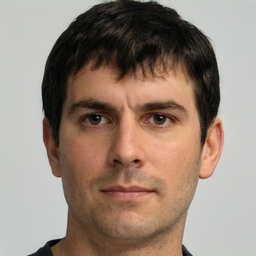
#> input picture BTVN2/Face.jpg, 256 x 256 px, shrunk from 736 x 736 before the run
$ python FAST.py
#> lines starting #> are read from the running program, lines starting #| are printed output that depends on the picture; after the words box and inside, x2 and y2 are one past the last pixel; in counts of white or black regions, pixels touching at a corner belong together
import cv2 as cv
import numpy as np
import harris as hr

FAST_16_OFFSETS = np.array([
    [-3,  0],  # Point 1  (vị trí 12h)
    [-3,  1],  # Point 2
    [-2,  2],  # Point 3
    [-1,  3],  # Point 4
    [ 0,  3],  # Point 5  (vị trí 3h)
    [ 1,  3],  # Point 6
    [ 2,  2],  # Point 7
    [ 3,  1],  # Point 8
    [ 3,  0],  # Point 9  (vị trí 6h)
    [ 3, -1],  # Point 10
    [ 2, -2],  # Point 11
    [ 1, -3],  # Point 12
    [ 0, -3],  # Point 13 (vị trí 9h)
    [-1, -3],  # Point 14
    [-2, -2],  # Point 15
    [-3, -1]   # Point 16
])

def get_fast_16_pixels(p):
    """
    p chua dia chi (y, x)
    Trả về mảng (16, 2) chứa tọa độ (y, x)
    """
    return np.array(p) + FAST_16_OFFSETS

def HighSpeed_test(img, around, l_max, l_min, minC):
    # Phep kiem tra toc do cao
    ps = around[0:16:4]
    count = 0
    for i in range(len(ps)): # N = 4
        if (img[ps[i][0], ps[i][1]] > l_max or img[ps[i][0], ps[i][1]] < l_min):
            count += 1

    if (count >= 3):
        return True

    return False

def isGoc(img, p, t, minC):
    # p = np.array([y, x])
    around = get_fast_16_pixels(p)
    count = 0

    center_val = int(img[p[0], p[1]])
    l_max = center_val + t
    l_min = center_val - t

    if not (HighSpeed_test(img, around, l_max, l_min, minC)):
        # Kết quả của HighSpeed nếu không đáp ứng đủ atleast 3 điểm
        # thì sẽ trả ra kết quả là Fasle
        # not False = True -> Loại
        return False

    for i in range(len(around)):
        if (img[around[i][0], around[i][1]] > l_max or img[around[i][0], around[i][1]] < l_min):
            count += 1
        elif (count < minC):
            count = 0 # Điều kiện của góc là phải đáp ứng được tính liên tục

    if (count >= minC):
        return True
    else:
        return False

def FAST(img : np.uint8, minC = 12, thresh = 40, NMS = True):
    # Use to detect feature
    H, W =  img.shape
    corner_list = []
    for y in range(3, H - 3):
        for x in range(3, W - 3):
            point = np.array([y, x])

            if (isGoc(img, point, thresh, minC)):
                corner_list.append(point)

    if NMS:
        # Giữ cực đại cục bộ trong cửa sổ 3x3
        pass

    return np.array(corner_list) # Mảng dạng [[y, x]]

def draw_keypoints(image, keypoints, radius=4, color=(0, 0, 255), thickness=-1, coords_format='yx'):
    out = image.copy() if image.ndim == 3 else cv.cvtColor(image, cv.COLOR_GRAY2BGR)
    for y, x in keypoints:
        cv.circle(out, (int(x), int(y)), radius, color, thickness)
    return out

# Harris Score
def Sp(M_p, k):
    # This is a scored function
    return np.linalg.det(M_p) - k * np.trace(M_p)**2

def NMS(img, p, t):
    # p: Pixel center
    # t: Threshold
    # NMS is the shorted of Non Maximal Suppression
    # NMS is the solution of multiple interest points adjacent to one another


    pass

def oFAST():
    #  Vì FAST không có hướng nên tại đây dùng để tính momemt bậc (p, q) trong patch bán kính r

    pass

if __name__ == "__main__":
    img = cv.imread("Face.jpg")
#> img is the input picture: shape (256, 256, 3); mean B, G, R 121.4, 134.1, 151.3
    img_gray = cv.imread("Face.jpg", cv.IMREAD_GRAYSCALE)
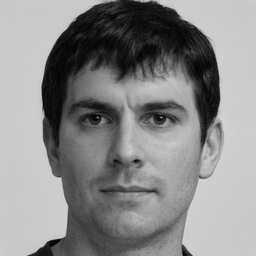
#> img_gray: shape (256, 256); min 0, max 223, mean 137.8
    corner = FAST(img_gray, 10, 30)
#> the loop in FAST, `for y in range(3, H - 3):` made 250 passes
    img_after = draw_keypoints(img, corner)
#> the loop in draw_keypoints, `for y, x in keypoints:` made 254 passes
#> (y, x) on passes 1 to 3: (3, 100), (3, 102), (3, 157)
#> after the loop in draw_keypoints, `for y, x in keypoints:`:
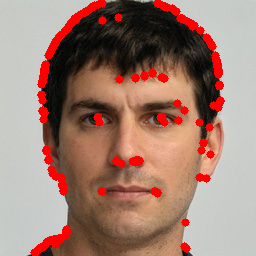
#> out: shape (256, 256, 3); 6.91% of pixels changed, all inside (x1, y1, x2, y2) = (30, 0, 225, 256)
    cv.imshow("FAST", img_after)
    cv.waitKey(0)
    cv.destroyAllWindows()

$ run again, with BTVN2/road.jpg copied over BTVN2/Face.jpg
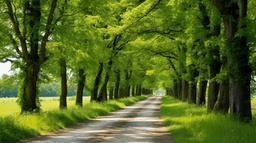
#> input picture BTVN2/road.jpg, 256 x 143 px, shrunk from 1250 x 700 before the run
#> img is the input picture: shape (143, 256, 3); mean B, G, R 35.2, 103.2, 84.4
#> `img_gray = cv.imread("Face.jpg", cv.IMREAD_GRAYSCALE)`:
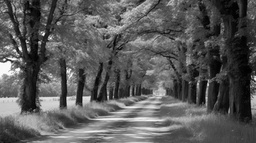
#> img_gray: shape (143, 256); min 0, max 255, mean 89.8
#> the loop in FAST, `for y in range(3, H - 3):` made 137 passes
#> the loop in draw_keypoints, `for y, x in keypoints:` made 759 passes
#> (y, x) on passes 1 to 3: (3, 16), (3, 29), (3, 30)
#> after the loop in draw_keypoints, `for y, x in keypoints:`:
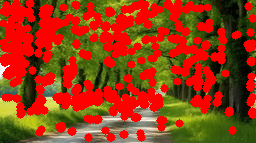
#> out: shape (143, 256, 3); mean B, G, R 19.4, 59.6, 150
